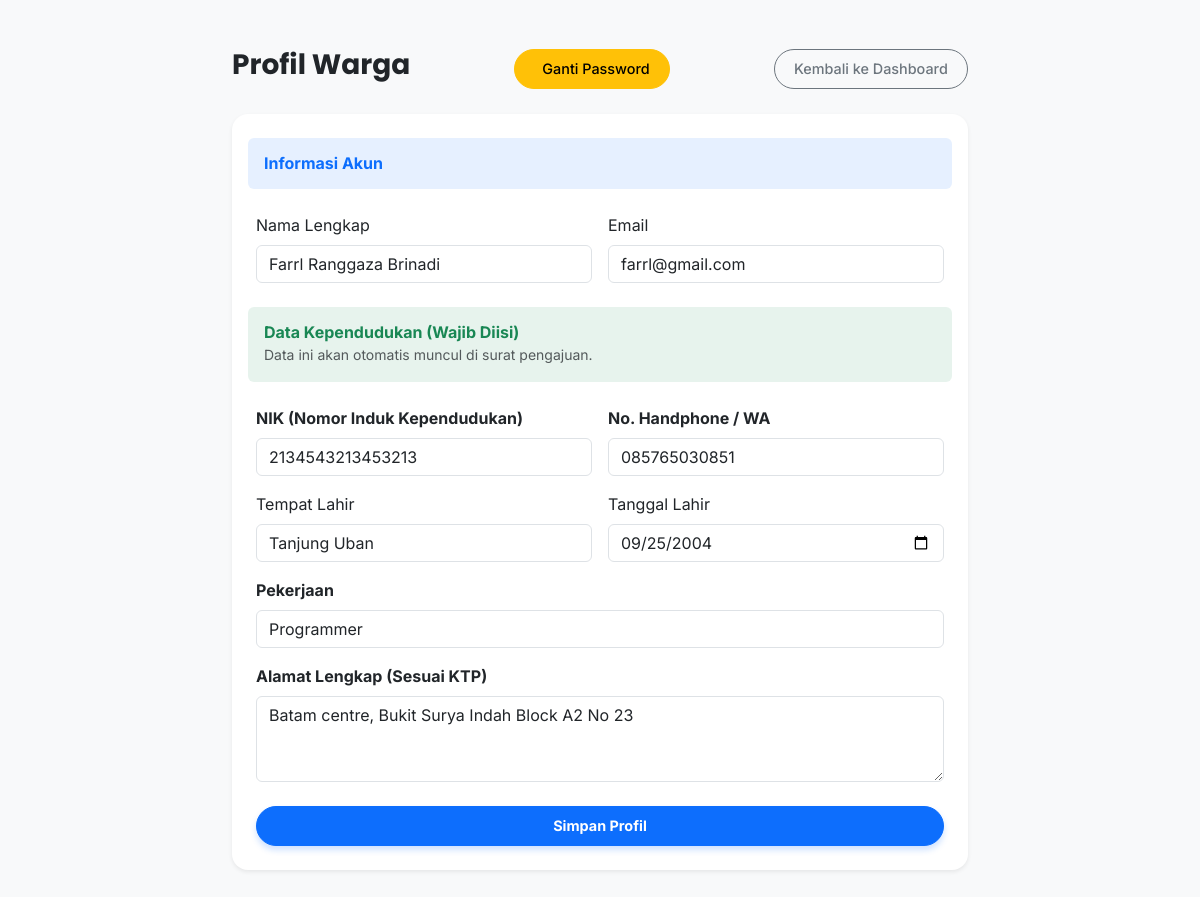
The page /views/warga/profile.php (signed in) on the database its author committed.
### tables this page shows
CREATE TABLE `users` (
  `id` int NOT NULL,
  `username` varchar(50) NOT NULL,
  `password` varchar(255) NOT NULL,
  `email` varchar(100) DEFAULT NULL,
  `no_hp` varchar(15) DEFAULT NULL,
  `nik` varchar(16) DEFAULT NULL,
  `nama_lengkap` varchar(100) NOT NULL,
  `alamat` text,
  `tempat_lahir` varchar(50) DEFAULT NULL,
  `tanggal_lahir` date DEFAULT NULL,
  `role` enum('warga','petugas','admin') DEFAULT 'warga',
  `pekerjaan` varchar(50) DEFAULT NULL,
  `is_active` tinyint(1) DEFAULT '1',
  `created_at` timestamp NULL DEFAULT CURRENT_TIMESTAMP
);

### helpers/helpers.php (called while the page is built, shortened)
<?php
function e($str) {
    return htmlspecialchars($str ?? '', ENT_QUOTES, 'UTF-8');
}
?>

### views/warga/profile.php (the view, shortened to what this page needs)
<?php
require_once '../../config/app.php';
$user_id = $_SESSION['user_id'];
$stmt = $pdo->prepare("SELECT * FROM users WHERE id = ?");
$stmt->execute([$user_id]);
$user = $stmt->fetch();
?>
<!DOCTYPE html>
<html lang="id">
<head>
    <link href="https://cdn.jsdelivr.net/npm/bootstrap@5.3.3/dist/css/bootstrap.min.css" rel="stylesheet">
    <link rel="stylesheet" href="<?= BASE_URL ?>assets/css/main.css">
</head>
<body class="bg-light">
<div class="container py-5">
    <div class="row justify-content-center">
        <div class="col-md-8">
            <div class="d-flex justify-content-between align-items-center mb-4">
                <h3 class="fw-bold">Profil Warga</h3>
                <a href="../auth/ganti_password.php" class="btn btn-warning rounded-pill d-inline-flex align-items-center gap-2">
                    <i class="bi bi-key-fill"></i> Ganti Password
                </a>
                <a href="dashboard.php" class="btn btn-outline-secondary rounded-pill">Kembali ke Dashboard</a>
            </div>
            <div class="card shadow-sm border-0">
                <div class="card-body p-4">
                    <form method="POST">
                        <div class="row g-3">
                            <div class="col-12 bg-primary bg-opacity-10 p-3 rounded mb-2">
                                <h6 class="text-primary fw-bold mb-0">Informasi Akun</h6>
                            </div>
                            <div class="col-md-6">
                                <label class="form-label">Nama Lengkap</label>
                                <input type="text" name="nama_lengkap" class="form-control" value="<?= e($user['nama_lengkap'] ?? '') ?>" required>
                            </div>
                            <div class="col-md-6">
                                <label class="form-label">Email</label>
                                <input type="text" name="email" class="form-control" value="<?= e($user['email'] ?? '') ?>" required>
                            </div>
                            <div class="col-12 bg-success bg-opacity-10 p-3 rounded mt-4 mb-2">
                                <h6 class="text-success fw-bold mb-0">Data Kependudukan (Wajib Diisi)</h6>
                                <small class="text-muted">Data ini akan otomatis muncul di surat pengajuan.</small>
                            </div>
                            <div class="col-md-6">
                                <label class="form-label fw-bold">NIK (Nomor Induk Kependudukan)</label>
                                <input type="text" oninput="this.value = this.value.replace(/[^0-9]/g, '');" name="nik" class="form-control" value="<?= e($user['nik'] ?? '') ?>" maxlength="16" minlength="16" placeholder="16 Digit NIK"required>
                            </div>
                            <div class="col-md-6">
                                <label class="form-label fw-bold">No. Handphone / WA</label>
                                <input type="text" name="no_hp" class="form-control" value="<?= e($user['no_hp'] ?? '') ?>" required>
                            </div>
                            <div class="col-md-6">
                                <label class="form-label">Tempat Lahir</label>
                                <input type="text" name="tempat_lahir" class="form-control" value="<?= e($user['tempat_lahir'] ?? '') ?>" required>
                            </div>
                            <div class="col-md-6">
                                <label class="form-label">Tanggal Lahir</label>
                                <input type="date" name="tanggal_lahir" class="form-control" value="<?= e($user['tanggal_lahir'] ?? '') ?>">
                            </div>
                            <div class="col-md-12">
                                <label class="form-label fw-bold">Pekerjaan</label>
                                <input type="text" name="pekerjaan" class="form-control" value="<?= e($user['pekerjaan'] ?? '') ?>" placeholder="Wiraswasta / Karyawan / Pelajar" required>
                            </div>
                            <div class="col-12">
                                <label class="form-label fw-bold">Alamat Lengkap (Sesuai KTP)</label>
                                <textarea name="alamat" class="form-control" rows="3" required><?= e($user['alamat'] ?? '') ?></textarea>
                            </div>
                            <div class="col-12 mt-4">
                                <button type="submit" class="btn btn-primary w-100 btn-lg fw-bold">Simpan Profil</button>
                            </div>
                        </div>
                    </form>
                </div>
            </div>
        </div>
    </div>
</div>
</body>
</html>

### assets/css/main.css (style rules this page uses)
:root { --primary-color: #0d6efd; --primary-hover: #0b5ed7; --bg-body: #f8f9fa; --text-main: #212529; --card-radius: 16px; }
body { font-family: "Inter", sans-serif; background-color: var(--bg-body); color: var(--text-main); -webkit-font-smoothing: antialiased; }
h1, h2, h3, h4, h5, .navbar-brand { font-family: "Poppins", sans-serif; }
.card { border: none; border-radius: var(--card-radius); box-shadow: 0 4px 20px rgba(0, 0, 0, 0.03); transition: transform 0.2s ease, box-shadow 0.2s ease; background: #fff; overflow: hidden; }
.card-body { padding: 1.5rem; }
.btn { border-radius: 50px; padding: 0.5rem 1.2rem; font-weight: 500; font-size: 0.9rem; transition: all 0.2s; }
.btn-primary { background-color: var(--primary-color); border-color: var(--primary-color); box-shadow: 0 4px 6px rgba(13, 110, 253, 0.2); }

### rows shown on the page
users: nama_lengkap "Farrl Ranggaza Brinadi", email "farrl@gmail.com", nik "2134543213453213", no_hp "085765030851", tempat_lahir "Tanjung Uban", tanggal_lahir "09/25/2004", pekerjaan "Programmer", alamat "Batam centre, Bukit Surya Indah Block A2 No 23"
